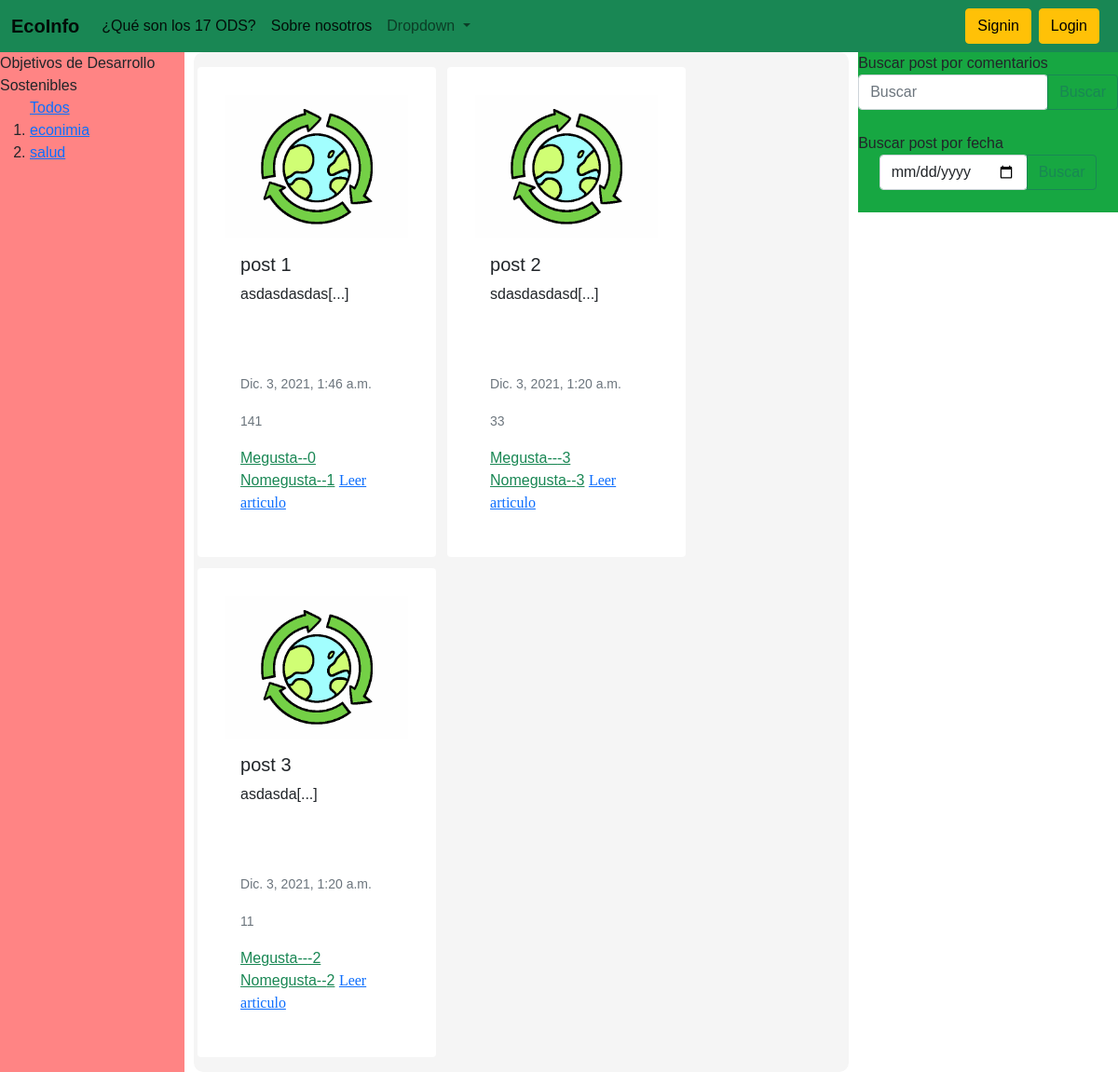
The app's page /, older data.
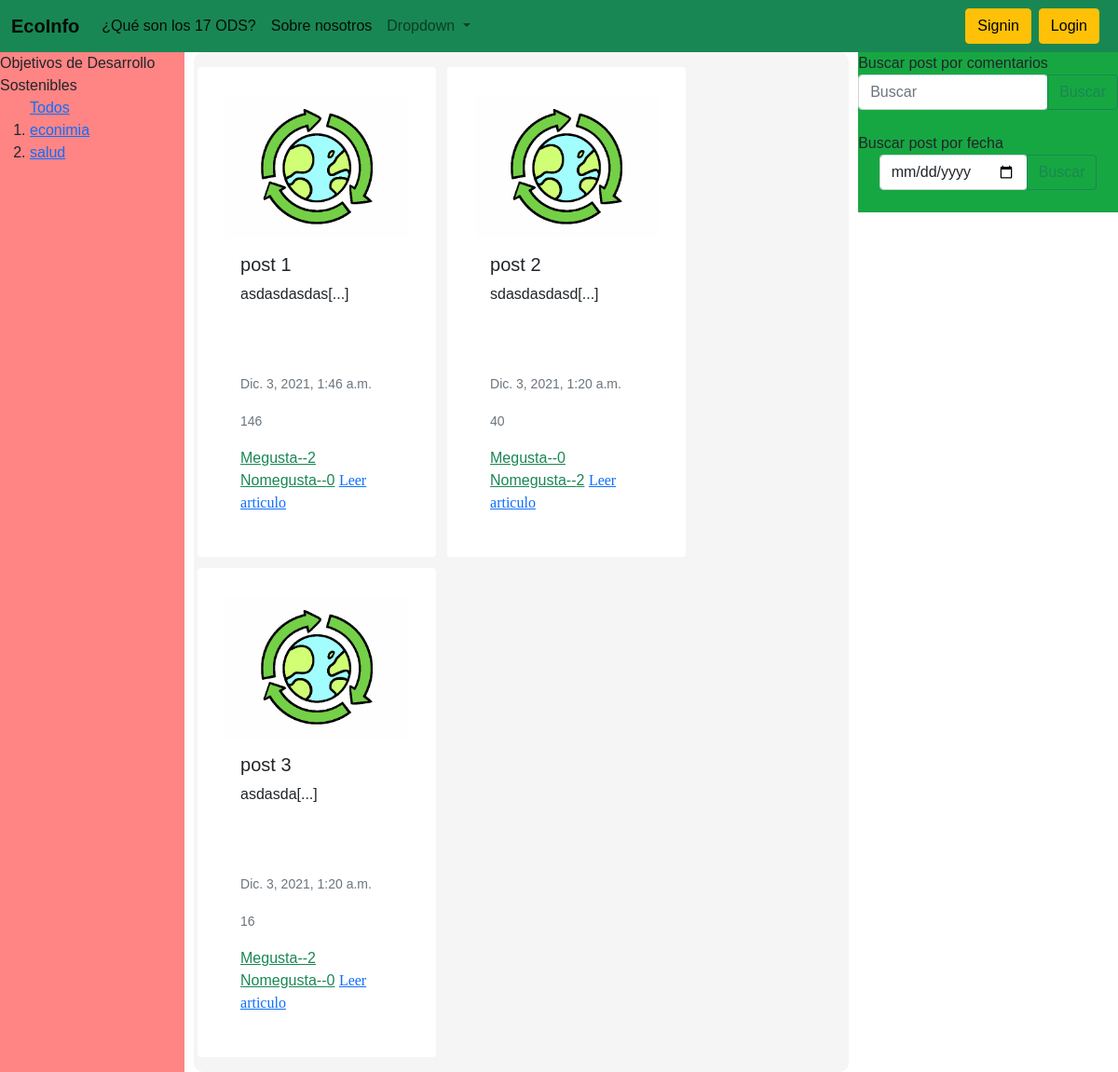
The same page, newer data.
### feed/models.py (models this page shows, shortened)
class post(models.Model):
    posteador = models.ForeignKey(User, on_delete=models.CASCADE, null=True)
    titulo = models.CharField(max_length=100)
    contenido = models.TextField()
    pre_contenido = models.TextField()
    categoria = models.ForeignKey(categoria, on_delete=models.CASCADE,  default=1, null=False)
    creado_en = models.DateTimeField(auto_now_add=True)
    actualizado_en = models.DateTimeField(auto_now=True)
    me_gusta = models.IntegerField(default=0)
    no_megusta = models.IntegerField(default=0)
    imagen = models.FileField(upload_to='imagenes_posts', default='post_default.jpg')
    visitas = models.IntegerField(default=0)

class categoria(models.Model):
    name = models.CharField(max_length=50)
    imagen = models.ImageField(upload_to='categoria',default='categoria_default.png')

### feed/views.py (the view)
# urls.py: path('', include('feed.urls')),
def feed(request):
    posteos = post.objects.all().order_by('creado_en').reverse()
    categorias = categoria.objects.all()
    return render(request,"feed.html",{'posteos':posteos,'categorias':categorias})

### feed/templates/feed.html (shortened to what this page needs)
{% extends "base.html" %}
{% block content %}
<div class="wrapper">
    <div class="posts ">
        <section class="main-section row">
    {% if posteos %}
    {% for post in posteos %}
        <div class="card" style="width: 16rem;  border: 5px; margin: 6px; height: auto;"  >
          <a href="{% url 'leer_posteo' id=post.id %}">
            <img src="{{post.imagen.url}}" class="card-img-top" >
          </a>
            <div class="card-body" >
                <h5 class="card-title"  > {{ post.titulo }}</h5>
                <div class="card-text" style="width: auto; height: 6rem;" >
                   <p>{{ post.pre_contenido }}</p>
                </div>
                <p class="card-text"><small class="text-muted">{{ post.creado_en }}</small></p>
                <p class="card-text"><small class="text-muted">{{ post.visitas }}</small></p>
                  <a class="btn-outline-success" href="{%url 'reaccionar' id=post.id reac='mg' %}">Megusta--{{post.me_gusta}}</a>
                  <a class="btn-outline-success" href="{%url 'reaccionar' id=post.id reac='nmg' %}">Nomegusta--{{post.no_megusta}}</a>
                <a href="{% url 'leer_posteo' id=post.id %}" style="text-align: left; font-family: Verdana;" >Leer articulo</a>
                <br>
            </div>
        </div>
    {% endfor %}
    {% else %}
        <h2 style="text-align: center;">No hay posts</h2>
    {% endif %}
    </section>
    </div>
    <div class="lista">Objetivos de Desarrollo Sostenibles
      <br>
      <ol>
        <a href="{% url 'feed' %}" >Todos </a>
        <br>
        {% for categoria in categorias %}
        <li><a href= "{% url 'buscar_por_catetoria' id=categoria.id %}"  >{{categoria.name}} </a></li>
        {% endfor %}
      </ol>
    </div>
    <div class="otras_cosas">
      Buscar post por comentarios
      <br>
      <form  class=" d-flex justify-content-center " action="{% url 'busqueda_por_comentario' %}" method="GET"> {% csrf_token %}
        <div class="btn-group " method="GET">
            <input class="form-control col-xl-12 " id="comentario_buscado" name="comentario_buscado" style="width: auto;" type="text" placeholder="Buscar" aria-label="Search">
            <button class="btn btn-outline-success" >Buscar</button>
       </div>
    </form>
      <br>
      Buscar post por fecha
      <br>
      <form  class=" d-flex justify-content-center " action="{% url 'busqueda_por_fecha' %}" method="GET"> {% csrf_token %}
        <div class="btn-group " method="GET">
            <input class="form-control col-xl-12 " id="fecha_buscada" name="fecha_buscada" style="width: auto;" type="date"  placeholder="Buscar" aria-label="Search">
            <button class="btn btn-outline-success" >Buscar</button>
       </div>
    </form>
      <br>
    </div>
  </div>
{% endblock %}

### feed/templates/base.html (shortened to what this page needs)
{% load static %}
<!DOCTYPE html>
<html lang="en">
  <head>
    <link href="https://cdn.jsdelivr.net/npm/bootstrap@5.1.3/dist/css/bootstrap.min.css" rel="stylesheet">
    <link rel="stylesheet" type="text/css" href="{% static 'css/estilos.css' %}">
</head>
<body>
    <nav class="navbar navbar-expand-lg navbar-light bg-success">
        <div class="container-fluid">
          <a class="navbar-brand" href="{% url 'feed'%}"> <strong>EcoInfo</strong> </a>
          <div class="collapse navbar-collapse" id="navbarSupportedContent">
            <ul class="navbar-nav me-auto mb-2 mb-lg-0">
              <li class="nav-item">
                <a class="nav-link active" aria-current="page" href="#">¿Qué son los 17 ODS?</a>
              </li>
              <li class="nav-item">
                <a class="nav-link active" aria-current="page" href="#">Sobre nosotros</a>
              </li>
              <li class="nav-item dropdown">
                <a class="nav-link dropdown-toggle" href="#" id="navbarDropdown" role="button" data-bs-toggle="dropdown" aria-expanded="false">
                  Dropdown
                </a>
              </li>
            </ul>
            {% if user.is_authenticated %}
            <ul class="navbar-nav ml-auto">
              <li class="nav-item dropdown"  >
                <a class="nav-link dropdown-toggle" href="{% url 'perfil_usuario'%}" id="navbarDropdown"
                role="button" data-bs-toggle="dropdown" aria-expanded="false"
                >
                  {{ user.username }}
                </a>
                <ul class="dropdown-menu " aria-labelledby="navbarDropdown" >
                  <li ><a class="dropdown-item" href="{% url 'perfil_usuario'%}" >Perfil</a></li>
                  <li><a class="dropdown-item" href="{% url 'logout'%}">Cerrar Sesión</a></li>
                  <li><a class="dropdown-item" href="{% url 'logout'%}">Mis post</a></li>
                  <li><a class="dropdown-item" href="{% url 'logout'%}">Mis comentarios</a></li>
                  <li><a class="dropdown-item" href="{% url 'logout'%}">Cerrar Sesión</a></li>
                </ul>
              </li>
              {% else %}
            <form class="d-flex ">
              <a href="{% url 'registrarse' %}" class="btn btn-warning me-2" >Signin</a>
              <a href="{% url 'acceder' %}" class="btn btn-warning me-2" >Login</a>
            </form>
            {% endif %}
          </div>
        </div>
      </nav>
    {% block content %}{% endblock %}
</body>
</html>

### feed/static/css/estilos.css (style rules this page uses)
.wrapper { display: grid; grid-template-columns: 2fr 6fr 1fr; grid-gap: 10px; grid-auto-rows: minmax(auto, auto); grid-auto-columns: minmax(auto, auto); }
.posts { background-color: rgb(245, 245, 245); grid-column: 2 / 4; grid-row: 1 / 5; padding: 10px; grid-template-rows: auto; border-radius: 10px; }
.lista { background-color: rgb(255, 132, 132); grid-column: 1; grid-row: 1 / 5; }
.otras_cosas { background-color: rgb(23, 167, 66); grid-column: 4/4; grid-row: 1; }
.row > div { padding: 30px; }
html, body { height: 100%; margin: 0; font-family: Helvetica; width: 100%; }
.main-section { display: flex; flex-direction: column; flex-direction: row; flex-wrap: wrap; }

Row changes from the older to the newer data that the page shows:
changed post "post 1": visitas "141" → "146"; me_gusta "0" → "2"; no_megusta "1" → "0"
changed post "post 2": visitas "33" → "40"; me_gusta "-3" → "0"; no_megusta "3" → "2"
changed post "post 3": visitas "11" → "16"; me_gusta "-2" → "2"; no_megusta "2" → "0"
